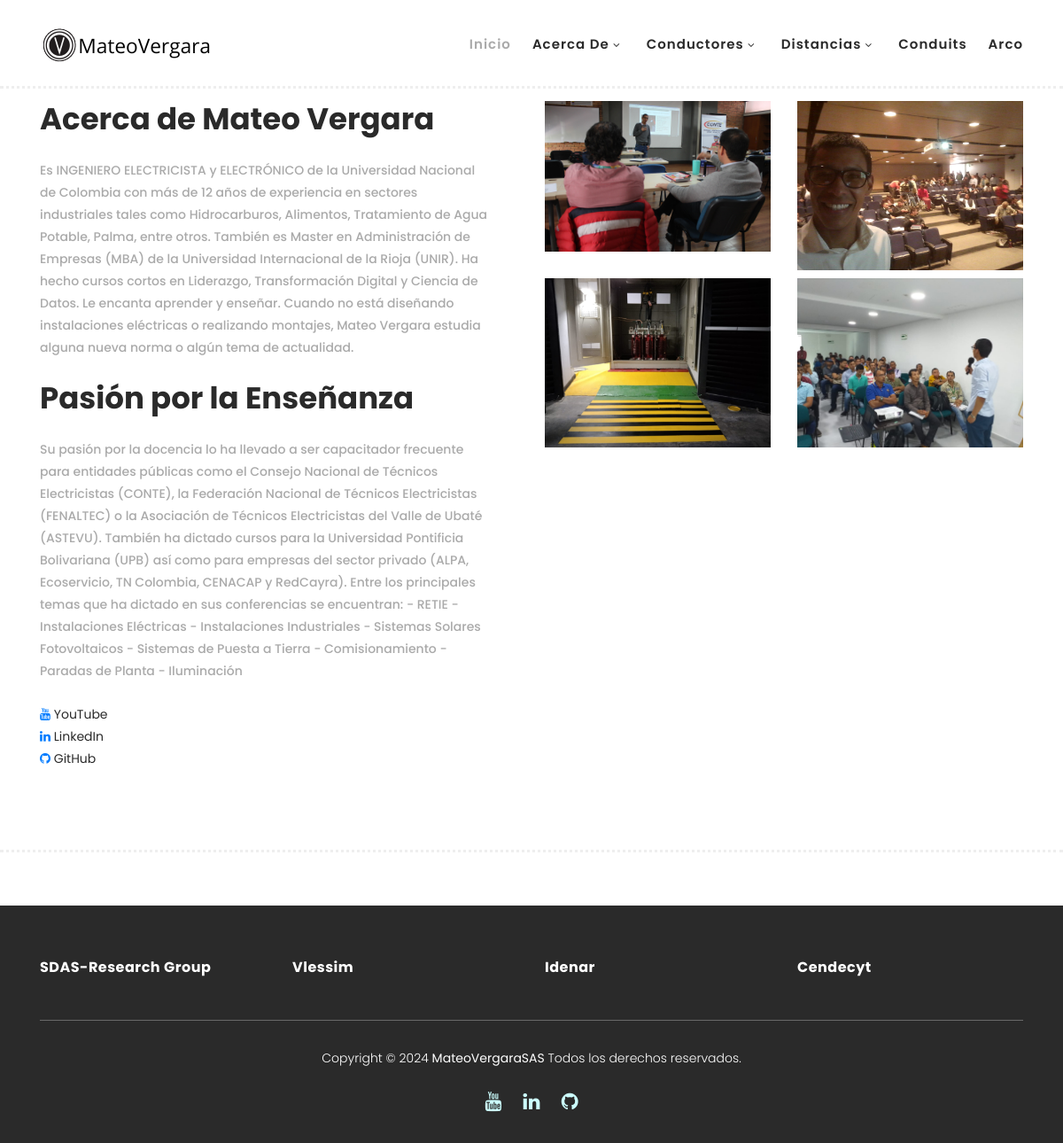
Before: /about/mateo_vergara with the older database file.
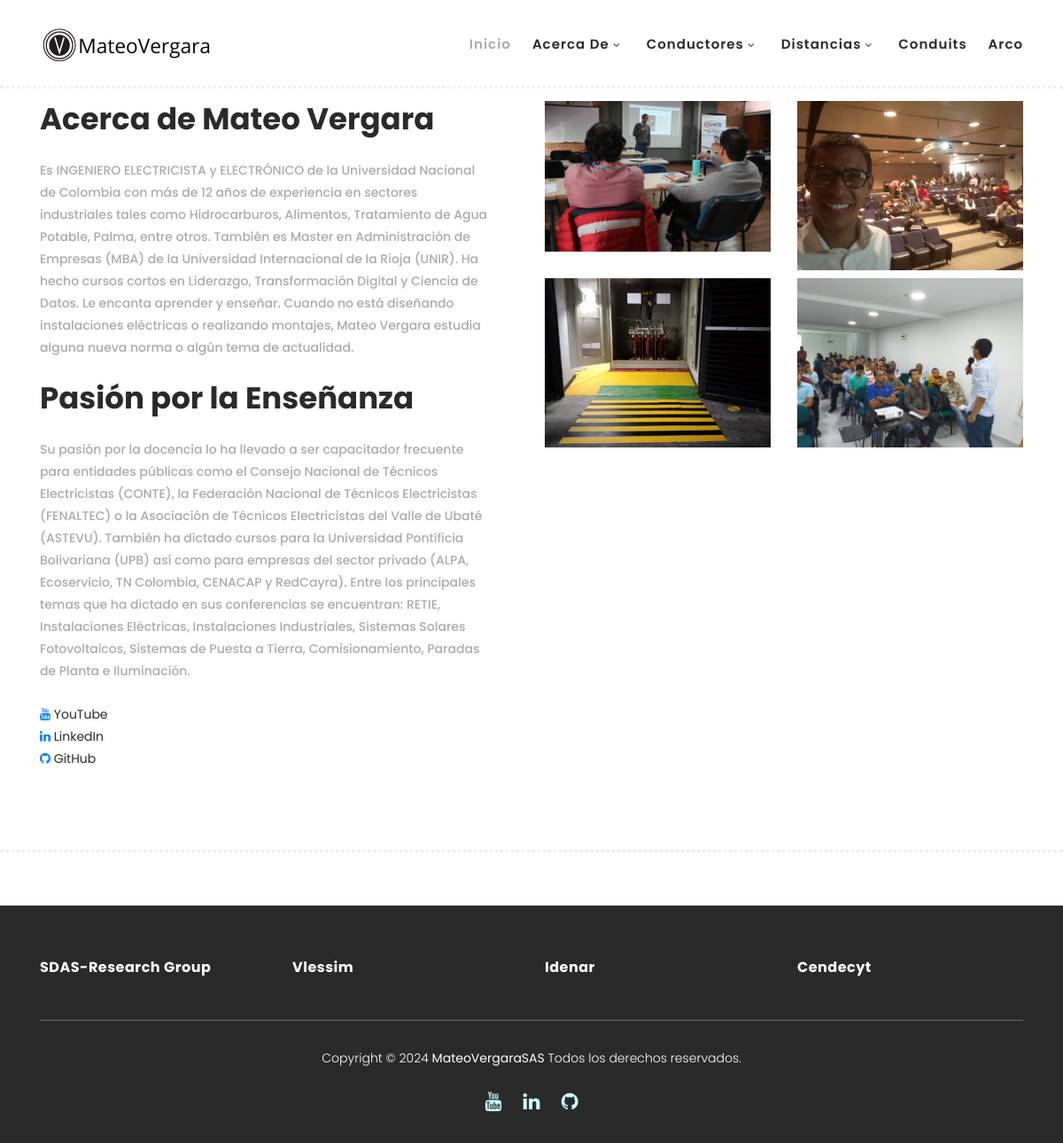
After: the same page with the newer database file.
### about/models.py (models this page shows, shortened)
class AboutMV(models.Model):
    title = models.CharField(
        max_length=35,
        verbose_name='Title',
        blank=False
    )
    description = models.TextField(
        verbose_name='description',
        null=True,
        blank=True,
    )
    class Meta:
        verbose_name = 'MV_About'
        verbose_name_plural = 'MV_Abouts'
        ordering = ('id',)

### about/views.py (the view)
# urls.py: path("mateo_vergara", views.mateo_vergara, name = "mateo_vergara"),
def mateo_vergara(request):
    about_items = AboutMV.objects.order_by('id')
    return render(request, 'about/mateo_vergara.html',{'abouts':about_items})

### about/templates/about/mateo_vergara.html (shortened to what this page needs)
{% extends "calculations/index.html" %}
{% load static %}
{% block content %}
  <br>
    <section class="section" id="explore">
        <div class="container">
            <div class="row">
                <div class="col-lg-6">
                    <div class="left-content">
                      {% for about in abouts %}
                        <h2>{{ about.title }}</h2>
                        <p>{{ about.description }}</p>
                        <br>
                      {% endfor %}
                    </div>
                        <p><a href="https://www.youtube.com/@mateovergarah"><i class="fa fa-youtube"></i></a> YouTube</p>
                        <p><a href="https://www.linkedin.com/in/mateovergarahidalgo"><i class="fa fa-linkedin"></i></a> LinkedIn</p>
                        <p><a href="https://github.com/mavergarah"><i class="fa fa-github"></i></a> GitHub</p>
                </div>
                <div class="col-lg-6">
                    <div class="right-content">
                        <div class="row">
                            <div class="col-lg-6">
                                <div class="first-image">
                                    <img src="{% static 'img/baner-right-image-01.jpeg' %}" alt="">
                                </div>
                            </div>
                            <div class="col-lg-6">
                                <div class="second-image">
                                    <img src="{% static 'img/baner-right-image-02.jpeg' %}" alt="">
                                </div>
                            </div>
                            <div class="col-lg-6">
                                <div class="second-image">
                                    <img src="{% static 'img/baner-right-image-03.jpeg' %}" alt="">
                                </div>
                            </div>
                            <div class="col-lg-6">
                                <div class="second-image">
                                    <img src="{% static 'img/baner-right-image-04.jpeg' %}" alt="">
                                </div>
                            </div>
                        </div>
                    </div>
                </div>
            </div>
        </div>
    </section>
{% endblock %}

Changed rows visible on the page:
changed AboutMV "Pasión por la Enseñanza": description "…sus conferencias se encuentran: - RETIE - Instalaciones Eléctricas - Instalaciones Industriales - Sistemas Solares Fotovoltaicos - Sistemas de Puesta a Tierra - Comisionamiento - Paradas de Planta - Iluminación" → "…sus conferencias se encuentran: RETIE, Instalaciones Eléctricas, Instalaciones Industriales, Sistemas Solares Fotovoltaicos, Sistemas de Puesta a Tierra, Comisionamiento, Paradas de Planta e Iluminación."
